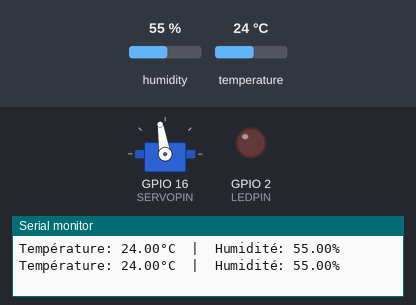
Simulated run of this sketch. Board: ESP32. On the bench: servo, output pins drawn as LEDs (lit = HIGH), the last lines printed to the serial monitor. The test bench sets the inputs (shaded band); at power-on: humidity 55 %, temperature 24 °C.

Above: at 2.8 s.
2.9 s: humidity set to 22 %
At 5.2 s:
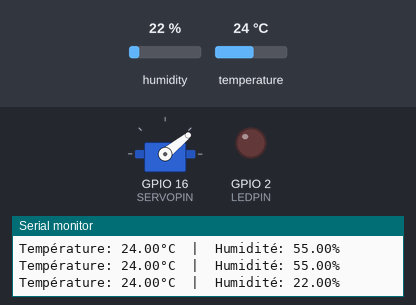
5.6 s: temperature set to 29.4 °C
8.3 s: temperature set to 30.7 °C
At 10.4 s:
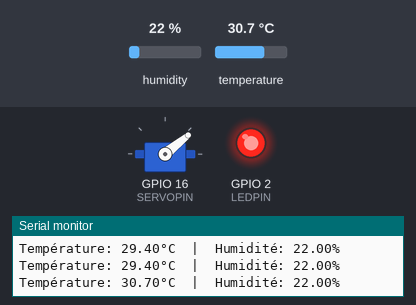
11.5 s: humidity set to 40 %
At 13.3 s:
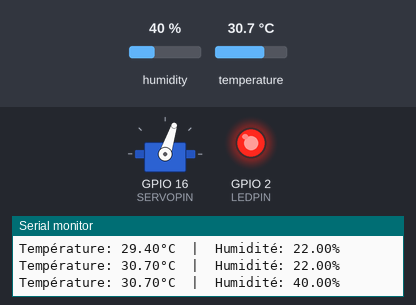
14.2 s: humidity set to 68 %
At 16.8 s:
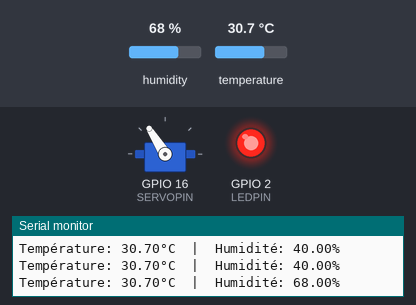
17.5 s: temperature set to 12 °C
At 18.5 s:
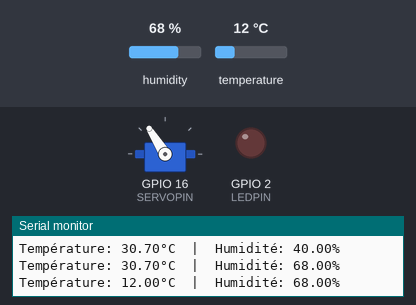
Timing chart, 0 to 20.5 s (numbered marks = the images above; inputs shaded):
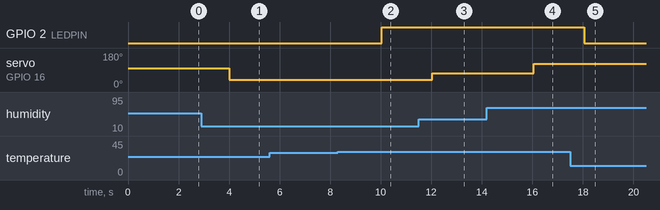

The sketch:

sketch.ino
```cpp
#include "DHT.h"
#include <ESP32Servo.h>
#define DHTPIN 4      // Pin connecté au DHT22
#define DHTTYPE DHT22 // Type de capteur
#define LEDPIN 2      // Pin connecté à la LED
#define SERVOPIN 16   // Pin connecté au servo

DHT dht(DHTPIN, DHTTYPE);
Servo myServo;

void setup() {
  Serial.begin(9600);
  dht.begin();
  pinMode(LEDPIN, OUTPUT);
  myServo.attach(SERVOPIN);
  myServo.write(0); // Initialiser le servo à 0°
}

void loop() {
  // Lecture des données du capteur DHT22
  float temperature = dht.readTemperature();
  float humidity = dht.readHumidity();

  if (isnan(temperature) || isnan(humidity)) {
    Serial.println("Erreur de lecture du DHT22");
    return;
  }

  // Affichage des données
  Serial.print("Température: ");
  Serial.print(temperature);
  Serial.print("°C  |  Humidité: ");
  Serial.print(humidity);
  Serial.println("%");

  // Contrôle de la LED
  if (temperature > 30.0) {
    digitalWrite(LEDPIN, HIGH); // Allume la LED si la température dépasse 30°C
  } else {
    digitalWrite(LEDPIN, LOW);
  }

  // Contrôle du servo en fonction de l'humidité
  int servoAngle = map(humidity, 0, 100, 0, 180); // Convertit l'humidité en angle (0° à 180°)
  myServo.write(servoAngle);

  delay(2000); // Attente de 2 secondes avant la prochaine lecture
}
```

Measured:
- the behaviour switches between 30 and 30.1 °C on temperature (found by bisection; images 1 and 2)
- after the input at 2.9 s, servo on GPIO 16 (SERVOPIN): 99° → 39° after 1.1 s
- after the input at 8.3 s, GPIO 2 (LEDPIN): LOW → HIGH after 1.7 s
- after the input at 11.5 s, servo on GPIO 16 (SERVOPIN): 39° → 72° after 0.54 s
- after the input at 14.2 s, servo on GPIO 16 (SERVOPIN): 72° → 122° after 1.8 s
- after the input at 17.5 s, GPIO 2 (LEDPIN): HIGH → LOW after 0.55 s
